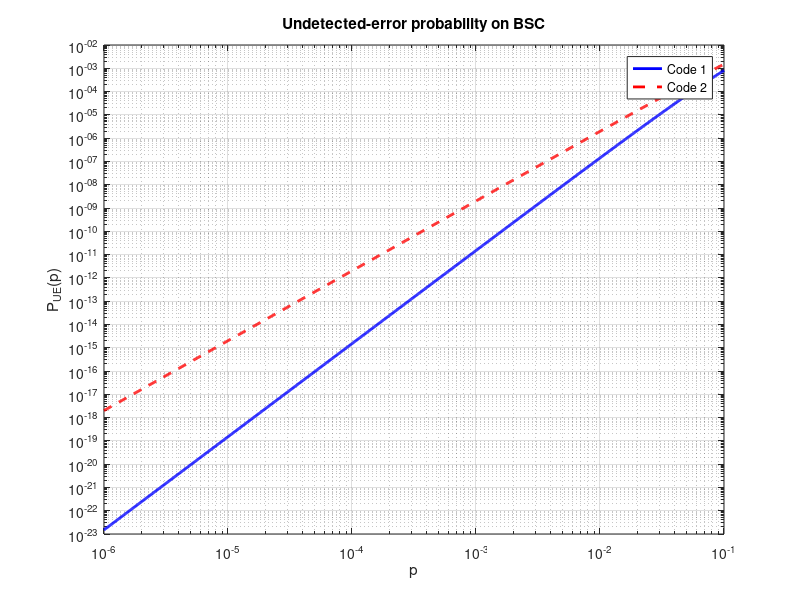

This chart was generated by the following MATLAB code:
clc;
clear;
close all;
I = eye(5);
A = [1 1 1 0 0;
    0 1 1 1 0;
    0 0 1 1 1;
    1 0 0 1 1;
    1 1 0 0 1;];
B = [1 1 0 0 0;
    0 1 1 1 0;
    0 0 1 1 1;
    1 0 0 1 1;
    1 1 0 0 1;];
G1 = [I A];
G2 = [I B];
k = 5;
%% 1.1
v = dec2bin(0:2^k-1) - '0';
%% 1.2
n = 10;                    % codeword lenght (10)
c1 = mod(v*G1, 2);
c2 = mod(v*G2, 2);
%% 1.3 and 1.4
%variable define
hw1=zeros(32, 1);
hw2=zeros(32, 1);
mult1=zeros(11,1);
mult2=zeros(11,1);
for i=1:32
    %hamming weight
    hw1(i, 1) = sum(c1(i, : ));
    hw2(i, 1) = sum(c2(i, :));
    %Multiplicities
    a1 = hw1(i, 1); %%temp variables
    a2 = hw2(i, 1);         %ATTENTION hw2!!! not hw1!!!
    mult1(a1+1, 1) = mult1(a1+1, 1) + 1;
    mult2(a2+1, 1) = mult2(a2+1, 1) + 1;
end
%% 1.5
% we don't calculate the hamming distance of vector row 32 because it's
% redundant since it is calculated by all the precedent vectors so on the
% 32x32 matrix hd it would all be zeroes
min1 = zeros(31,1);
min2 = zeros(31,1);
hd1 = zeros(32, 32);
hd2 = zeros(32, 32);
for i=1:31
    for j= i+1:32
        hd1(i,j) = sum(xor(c1(i,1:10), c1(j,1:10))) ;
        hd2(i,j) = sum(xor(c2(i,1:10), c2(j,1:10))) ;

    end
    min1(i,:) = min(setdiff(unique(hd1(i,:)), 0));
    min2(i,:) = min(setdiff(unique(hd2(i,:)), 0));
end

%% Part 2

%% 2.1 
% Evaluate PUE(p) for both codes using their weight spectra.
p_bsc = 0.5     % Bernoulli probability for BSC

PUE1_bsc = 0;
PUE2_bsc = 0;

for w = 1:n
    PUE1_bsc = PUE1_bsc + mult1(w+1) * p_bsc^w * (1-p_bsc)^(n-w);
    PUE2_bsc = PUE2_bsc + mult2(w+1) * p_bsc^w * (1-p_bsc)^(n-w);
end

%% 2.2 
% Plot both curves on the same log–log axes for p ∈[10−6,10−1].
num = 1000;   %number of values for probability interval
p_interval = logspace(-6, -1, num);   %make a spaced vector from 10^-6 to 10^-1

PUE1_log = zeros(size(p_interval));
PUE2_log = zeros(size(p_interval));

% REMEMBER THAT n = 10 (codeword lenght)
for idx= 1:num
    p = p_interval(idx);
    for w = 1:n
    PUE1_log(idx) = PUE1_log(idx) + mult1(w+1) * p^w * (1-p)^(n-w);
    PUE2_log(idx) = PUE2_log(idx) + mult2(w+1) * p^w * (1-p)^(n-w);
    end
end

figure
loglog(p_interval, PUE1_log, 'b-', 'LineWidth', 2)
hold on
loglog(p_interval, PUE2_log, 'r--', 'LineWidth', 2)

grid on
grid minor
xlabel('p')
ylabel('P_{UE}(p)')
title('Undetected-error probability on BSC')
legend('Code 1', 'Code 2', 'Location', 'best')
xlim([1e-6 1e-1])

%% 2.3
% For small p, find the leading term of the two PUE expressions and explain its relationship with d_min and A_min.

%R: For small probabilities, the '(1-p)' part of the sum, can be discarded and the new
%formula contains only the multiplicity part multiplied by probability.
% For linear codes, the dmin between c1 and c2 is equivalent to the result
% of the XOR between the two codewords that is the hamming weight.


%% 2.4
% Compare the two codes: which one has better error-detection performance, and why?

%R: As you can see in the figure the code1 rather than the code2 has a less
%ripid curve that means better performance, for a logarithmic graph the dmin
%leads the gradient because log(Amin) is a constant.
% log Pue(p) = log(Amin) + dmin*log(p)
% for small p (p->0) the formula can be approximate to P_UE ~=
% A_dmin*p^dimn so:
% for G1 the first not null term is for i =4 --> A_min = 15 --> the main
% term P_UE ~= 15p^4
% for G2 the first not null term is for i =3 --> A_min = 1 --> the main
% term P_UE ~= 2p^3
